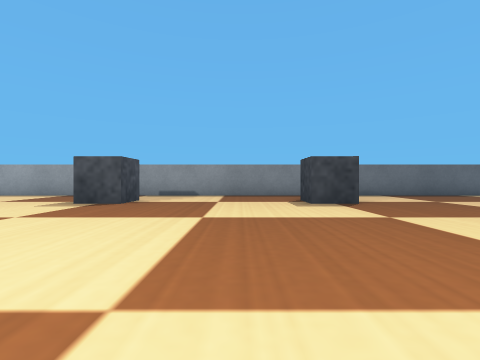
view 1 (above)

21 first-person views from a walk through a world built for the Webots simulator. The camera is 0.05 m above the floor, looks level and sees 85° across. The floor is counted in squares, 0.1 m on a side. Each view is taken from the middle of a square. On the plan, view 1 faces up. The plan holds only what a view shows up to about 9 squares ahead; the rest is blank. The robots in the file are not drawn. Simple shapes and patterns stand in for the simulator's stock objects.

view 2
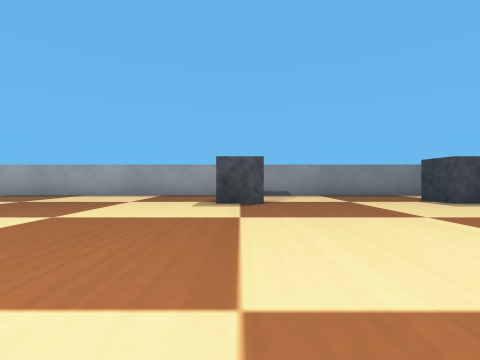

view 3
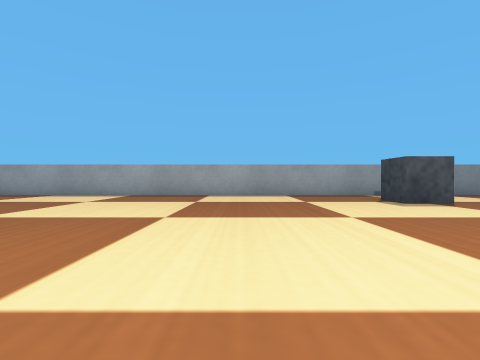

view 4
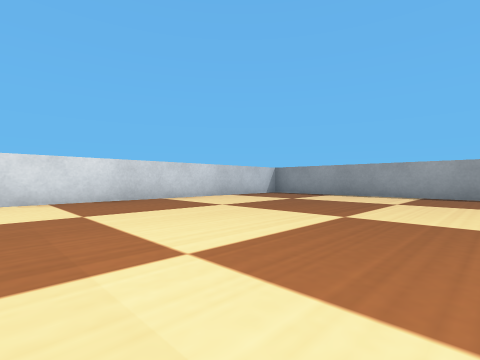

view 5
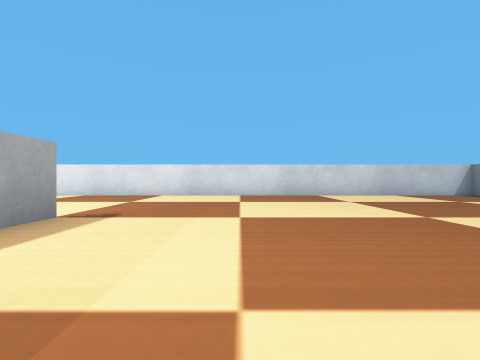

view 6
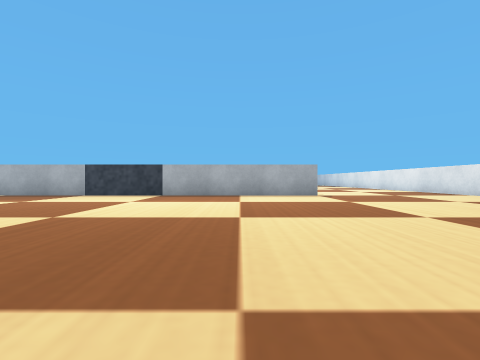

view 7
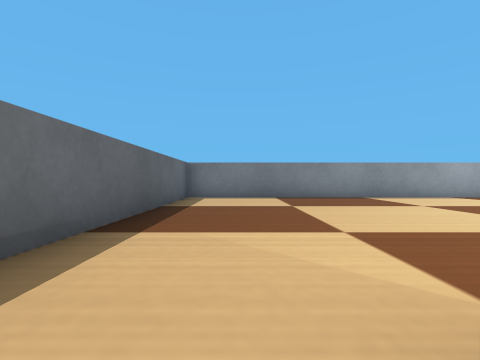

view 8
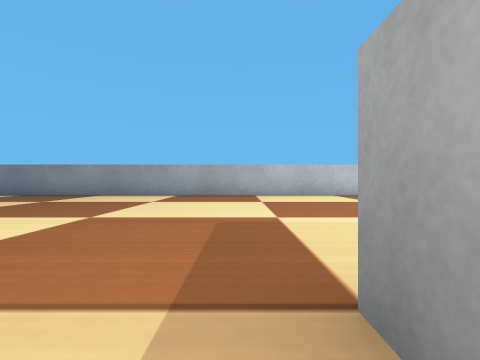

view 9
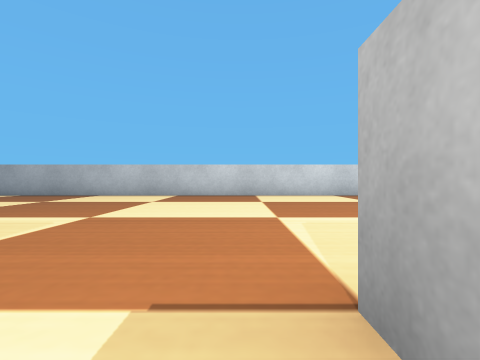

view 10
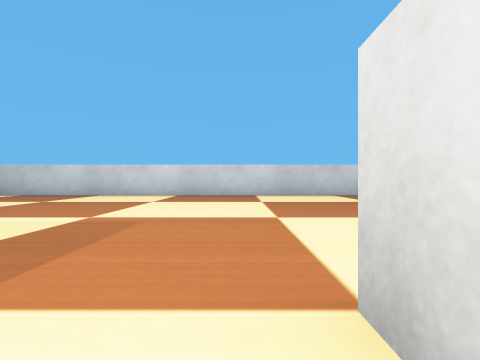

view 11
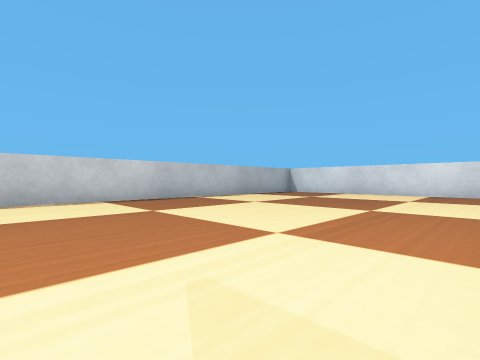

view 12
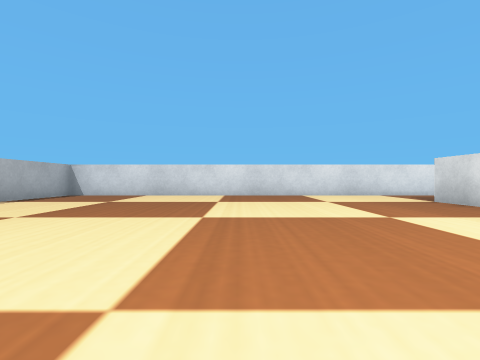

view 13
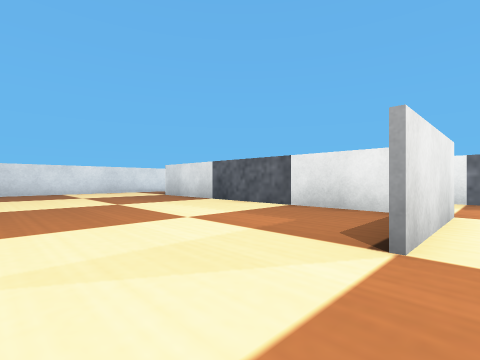

view 14
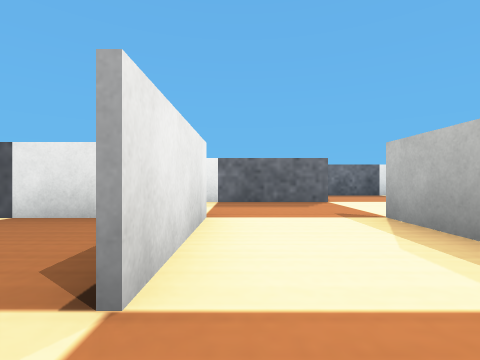

view 15
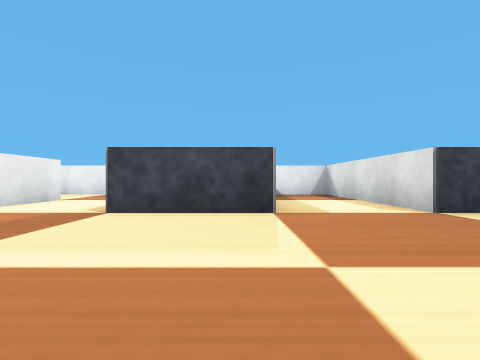

view 16
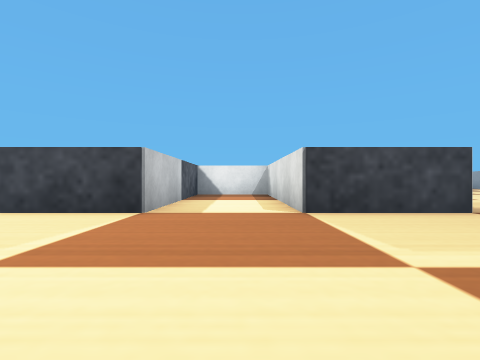

view 17
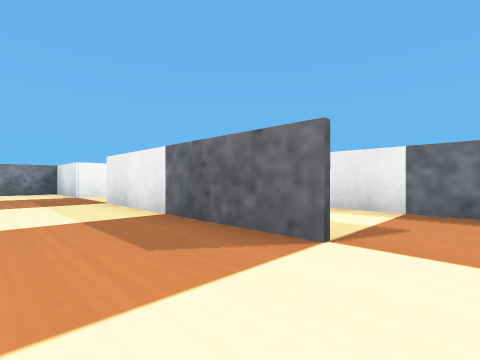

view 18
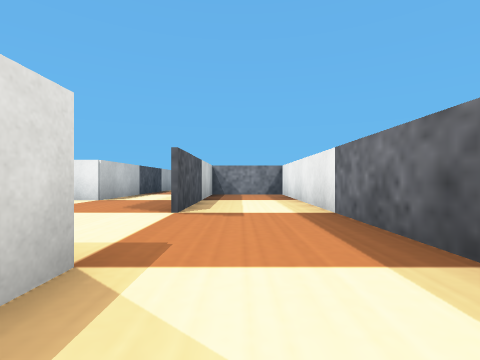

view 19
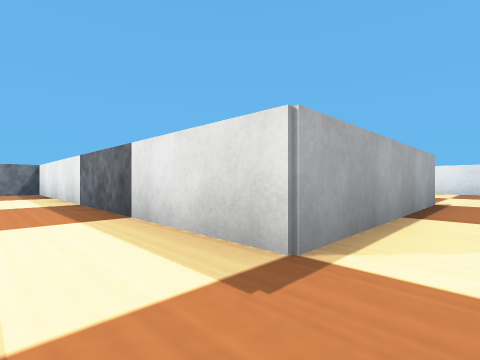

view 20
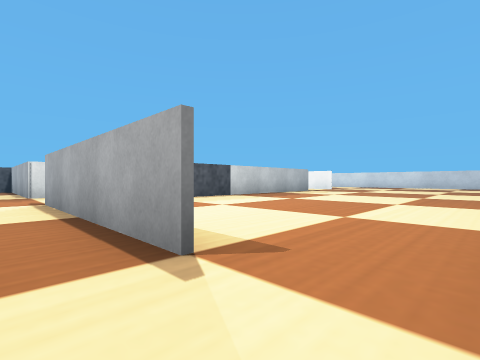

view 21
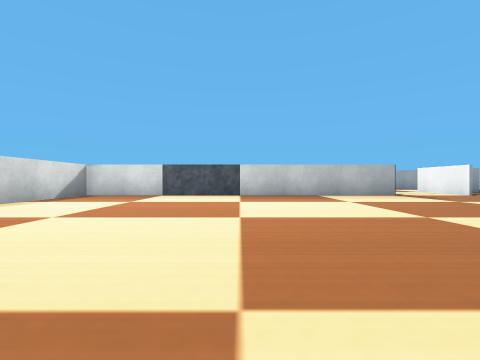

### Floor plan
Points are (right, up) in squares from view 1. A wall is a line through its corners. A room is listed if a view was taken in it or the views show most of it. See-through windows are left out.
Room 1 (views 1, 2, 3, 4, 5, 6, 7, 8, 9, 10, 11, 12, 13, 14, 15, 16, 17, 18, 19, 20, 21)
walls: (-3.1, -6.5) (-3.1, -6); (-3.1, -4.4) (-3.1, -4) (-0.5, -4); (-3, -8.9) (-3, -14); (0.9, -9) (-0.5, -9); (-10.6, -4) (-5.5, -4) (-5.5, -13.9) (-3.1, -13.9) (-3.1, -9); (1.4, -1.5) (2.1, -1.5) (2.1, -4) (-3, -4) (-3, -6.5) (2.1, -6.5) (2.1, -9.1); (-0.5, -12.1) (-0.5, -19); (-10.6, -1.5) (-0.2, -1.5); (-5.6, -14.1) (-5.6, -4) (-8.6, -4); (-0.6, -14) (-0.6, -11.4) (2, -11.4); (-5.5, -16.4) (-3, -16.4) (-3, -18.9) (-1.4, -18.9); (-2.4, -21.5) (9.5, -21.5) (9.5, 8.5) (-15.5, 8.5) (-15.5, -5)
objects: dark grey box (-3, 6); dark grey box (2, 6)

Positions as (right, up) in squares from view 1, and headings:
1: (0, 0), facing up
2: (-3, 0), facing up
3: (-7, 0), facing up
4: (-9, 0), facing up-left
5: (-7, 1), facing left
6: (-8, 7), facing down
7: (2, 7), facing right
8: (1, -1), facing right
9: (1, -6), facing right
10: (1, -11), facing right
11: (3, -12), facing down-right
12: (4, -13), facing down
13: (4, -11), facing down-left
14: (3, -11), facing left
15: (6, -7), facing left
16: (6, -5), facing left
17: (-1, -8), facing down-left
18: (-4, -5), facing down
19: (-4, -3), facing down-left
20: (-12, -3), facing down-right
21: (-14, -9), facing right
